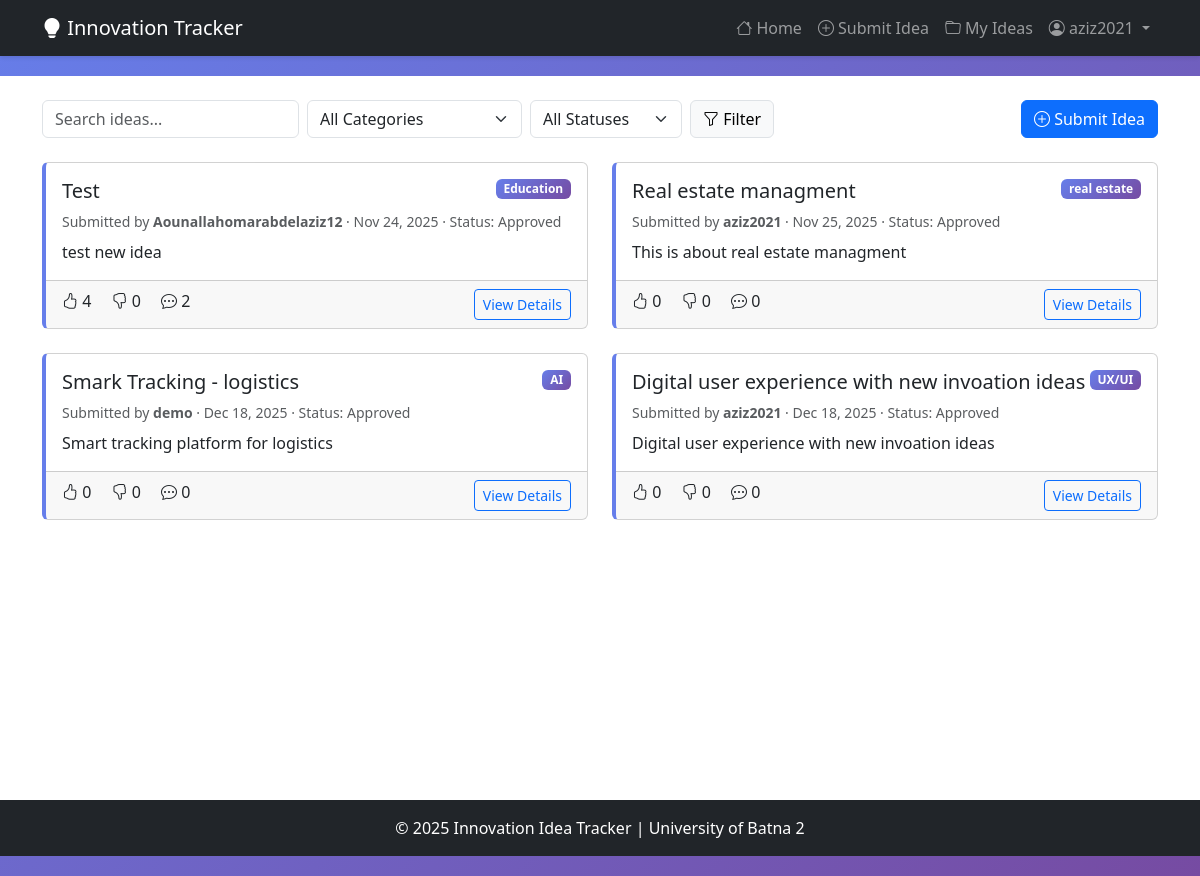
/ (signed in), run on the app's committed database.
### ideas/models.py (models this page shows, shortened)
class Idea(models.Model):
    STATUS_CHOICES = [
        ('pending', 'Pending'),
        ('approved', 'Approved'),
        ('rejected', 'Rejected'),
        ('implemented', 'Implemented'),
    ]
    title = models.CharField(max_length=200)
    description = models.TextField()
    category = models.ForeignKey(Category, on_delete=models.SET_NULL, null=True, related_name='ideas')
    submitter = models.ForeignKey(User, on_delete=models.CASCADE, related_name='submitted_ideas')
    submission_date = models.DateTimeField(default=timezone.now)
    status = models.CharField(max_length=20, choices=STATUS_CHOICES, default='pending')
    class Meta:
        ordering = ['-submission_date']

class Category(models.Model):
    name = models.CharField(max_length=50, unique=True)
    description = models.TextField(blank=True)
    created_at = models.DateTimeField(auto_now_add=True)
    class Meta:
        verbose_name_plural = "Categories"
        ordering = ['name']

### ideas/views.py (the view)
# urls.py: path('', views.home, name='home'),
def home(request):
    ideas = (
        Idea.objects.select_related('category', 'submitter')
        .prefetch_related('votes', 'comments')
        .annotate(
            upvotes=Count('votes', filter=Q(votes__vote_type='upvote')),
            downvotes=Count('votes', filter=Q(votes__vote_type='downvote')),
            comment_total=Count('comments', distinct=True),
        )
    )
    category_filter = request.GET.get('category')
    status_filter = request.GET.get('status')
    search_query = request.GET.get('q')
    if category_filter:
        ideas = ideas.filter(category__id=category_filter)
    if status_filter:
        ideas = ideas.filter(status=status_filter)
    if search_query:
        ideas = ideas.filter(
            Q(title__icontains=search_query) | Q(description__icontains=search_query)
        )
    context = {
        'ideas': ideas,
        'categories': Category.objects.all(),
        'selected_category': category_filter,
        'selected_status': status_filter,
        'search_query': search_query or '',
    }
    return render(request, 'ideas/home.html', context)

### ideas/context_processors.py (called while the page is built)
def role_flags(request):
    user = request.user
    can_review = False
    user_role = None
    if user.is_authenticated:
        try:
            profile = user.profile
        except ObjectDoesNotExist:
            profile = None
        if profile is None and user.is_staff:
            profile, _ = UserProfile.objects.get_or_create(
                user=user, defaults={'role': UserProfile.ROLE_ADMIN}
            )
        if profile:
            user_role = profile.role
            can_review = profile.can_review
    return {
        'can_review': can_review,
        'user_role': user_role,
    }

### ideas/models.py (called while the page is built)
    @property
    def can_review(self):
        return self.role in {self.ROLE_REVIEWER, self.ROLE_ADMIN} or self.user.is_staff

### templates/ideas/home.html (shortened to what this page needs)
{% extends 'ideas/base.html' %}
{% block content %}
<div class="d-flex flex-column flex-md-row align-items-md-center justify-content-between gap-3 mb-4">
  <form class="row g-2 align-items-center" method="get">
    <div class="col-auto">
      <input type="text" name="q" value="{{ search_query }}" class="form-control" placeholder="Search ideas..." />
    </div>
    <div class="col-auto">
      <select name="category" class="form-select">
        <option value="">All Categories</option>
      </select>
    </div>
    <div class="col-auto">
      <select name="status" class="form-select">
        <option value="">All Statuses</option>
      </select>
    </div>
    <div class="col-auto">
      <button type="submit" class="btn btn-light border"><i class="bi bi-funnel"></i> Filter</button>
    </div>
  </form>
  {% if user.is_authenticated %}
  <a href="{% url 'submit_idea' %}" class="btn btn-primary"><i class="bi bi-plus-circle"></i> Submit Idea</a>
  {% endif %}
</div>
{% if ideas %}
<div class="row g-4">
  {% for idea in ideas %}
  <div class="col-12 col-lg-6">
    <div class="card idea-card h-100">
      <div class="card-body">
        <div class="d-flex justify-content-between align-items-start mb-2">
          <h5 class="card-title mb-0">
            <a href="{% url 'idea_detail' idea.pk %}" class="text-decoration-none text-dark">{{ idea.title }}</a>
          </h5>
          {% if idea.category %}
          <span class="badge badge-category">{{ idea.category.name }}</span>
          {% endif %}
        </div>
        <p class="text-muted small mb-2">
          Submitted by <strong>{{ idea.submitter.username }}</strong> ·
          {{ idea.submission_date|date:"M j, Y" }} · Status:
          <span class="text-capitalize">{{ idea.get_status_display }}</span>
        </p>
        <p class="card-text">{{ idea.description|truncatewords:30 }}</p>
      </div>
      <div class="card-footer d-flex justify-content-between">
        <div>
          <span class="me-3"><i class="bi bi-hand-thumbs-up"></i> {{ idea.upvotes }}</span>
          <span class="me-3"><i class="bi bi-hand-thumbs-down"></i> {{ idea.downvotes }}</span>
          <span><i class="bi bi-chat-dots"></i> {{ idea.comment_total }}</span>
        </div>
        <a href="{% url 'idea_detail' idea.pk %}" class="btn btn-sm btn-outline-primary">View Details</a>
      </div>
    </div>
  </div>
  {% endfor %}
</div>
{% endif %}
{% endblock %}

### templates/ideas/base.html (shortened to what this page needs)
<!DOCTYPE html>
<html lang="en">
  <head>
    <link
      href="https://cdn.jsdelivr.net/npm/bootstrap@5.3.0/dist/css/bootstrap.min.css"
      rel="stylesheet"
    />
    <link
      rel="stylesheet"
      href="https://cdn.jsdelivr.net/npm/bootstrap-icons@1.10.0/font/bootstrap-icons.css"
    />
  </head>
  <body>
    <nav class="navbar navbar-expand-lg navbar-dark bg-dark fixed-top">
      <div class="container">
        <a class="navbar-brand" href="{% url 'home' %}">
          <i class="bi bi-lightbulb-fill"></i> Innovation Tracker
        </a>
        <div class="collapse navbar-collapse" id="navbarNav">
          <ul class="navbar-nav ms-auto">
            <li class="nav-item">
              <a class="nav-link" href="{% url 'home' %}">
                <i class="bi bi-house"></i> Home
              </a>
            </li>
            {% if user.is_authenticated %}
            <li class="nav-item">
              <a class="nav-link" href="{% url 'submit_idea' %}">
                <i class="bi bi-plus-circle"></i> Submit Idea
              </a>
            </li>
            <li class="nav-item">
              <a class="nav-link" href="{% url 'my_ideas' %}">
                <i class="bi bi-folder"></i> My Ideas
              </a>
            </li>
            <li class="nav-item dropdown">
              <a
                class="nav-link dropdown-toggle"
                href="#"
                id="userDropdown"
                role="button"
                data-bs-toggle="dropdown"
              >
                <i class="bi bi-person-circle"></i> {{ user.username }}
              </a>
            </li>
            {% endif %}
          </ul>
        </div>
      </div>
    </nav>
    <div class="main-content">
      <div class="container py-4">
        {% block content %}{% endblock %}
      </div>
    </div>
    <footer class="bg-dark text-white text-center py-3">
      <div class="container">
        <p class="mb-0">
          &copy; 2025 Innovation Idea Tracker | University of Batna 2
        </p>
      </div>
    </footer>
  </body>
</html>

### templates/ideas/base.html (style rules this page uses)
body { min-height: 100vh; background: linear-gradient(135deg, #667eea 0%, #764ba2 100%); }
.main-content { background: white; min-height: calc(100vh - 76px); margin-top: 76px; }
.navbar { box-shadow: 0 2px 4px rgba(0, 0, 0, 0.1); }
.idea-card { transition: transform 0.2s, box-shadow 0.2s; border-left: 4px solid #667eea; }
.badge-category { background: linear-gradient(135deg, #667eea 0%, #764ba2 100%); }

### data on the page
Idea: title "Test", category.name "Education", submitter.username "Aounallahomarabdelaziz12", submission_date "Nov 24, 2025", status "Approved", description "test new idea", upvotes "4", downvotes "0", comment_total "2"
Idea: title "Real estate managment", category.name "real estate", submitter.username "aziz2021", submission_date "Nov 25, 2025", status "Approved", description "This is about real estate managment", upvotes "0", downvotes "0", comment_total "0"
Idea: title "Smark Tracking - logistics", category.name "AI", submitter.username "demo", submission_date "Dec 18, 2025", status "Approved", description "Smart tracking platform for logistics", upvotes "0", downvotes "0", comment_total "0"
Idea: title "Digital user experience with new invoation ideas", category.name "UX/UI", submitter.username "aziz2021", submission_date "Dec 18, 2025", status "Approved", description "Digital user experience with new invoation ideas", upvotes "0", downvotes "0", comment_total "0"

### other printed values
{{ user.username }} "aziz2021"
